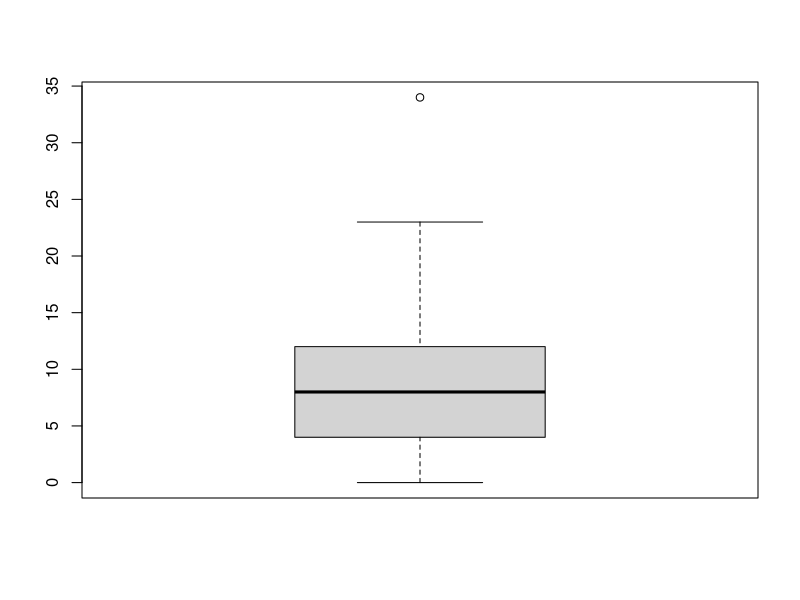

R code for this plot: (Note: this script raises an error after producing the figure.)
## ---- chunk 1
library(tidyverse)
## ---- chunk 2
tweets <- read.csv("data/code_clan_tweets.csv", stringsAsFactors=FALSE)
tweets
## ---- chunk 3

tweets_sum <- group_by(tweets,favorite_count)
summarise <- count(tweets_sum)
summarise
boxplot(summarise$favorite_count)
## ---- chunk 4
tweets %>%
  filter(is_quote == FALSE) %>%
  summarise(total = sum(favorite_count))
## ---- chunk 5
tweets %>% group_by(source) %>% summarise(mean(retweet_count))

## ---- chunk 6
tweets %>%
  mutate(media_type2 = replace_na(media_type, "text")) %>%
  group_by(media_type2) %>%
  summarise(favourite_count_total = sum(favorite_count)) %>%
  arrange(desc(favourite_count_total))

## ---- chunk 7
tweets_with_length <- tweets %>% mutate(string_length = str_length(text)) %>% mutate(string_length = replace_na(string_length, 0))
tweets_with_length
mean(tweets_with_length$string_length)
#mean(tweets_with_length$string_length, na.rm = TRUE)
## ---- chunk 8
codeclaninfo <- read.csv("data/code_clan_info.csv", stringsAsFactors=FALSE)
codeclaninfo
## ---- chunk 9
joined <- tweets %>% left_join(codeclaninfo, by = c("tweet_id" = "tweet_id"))
joined

## ---- chunk 10
codeclan_hashtags <- joined%>% 
  select(tweet_id, hashtags) %>%
  mutate(lowcase_hashtag = str_to_lower(hashtags)) %>%
  select(-hashtags) %>%
  drop_na(lowcase_hashtag)

codeclan_hashtags
## ---- chunk 11

